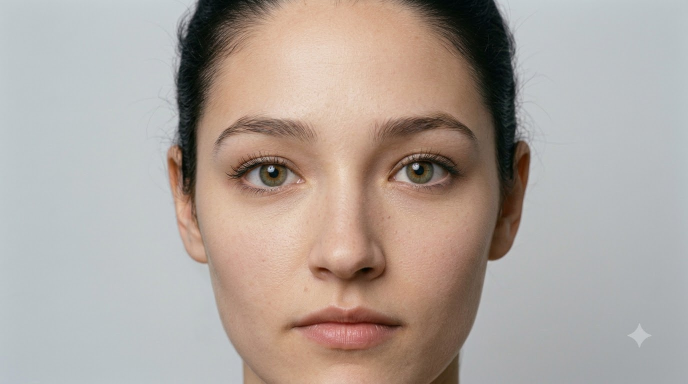
#> input picture photo/ID_photo_portrait_20260923152425.jpeg, 1376 x 768 px (shown at 1/2 size); its folder holds 4 pictures in this run
$ python bench_faceswap_gpu.py
#> lines starting #> are read from the running program, lines starting #| are printed output that depends on the picture
# -*- coding: utf-8 -*-
"""
tests/bench_faceswap_gpu.py — 딥페이크(페이스 스왑) 워커 GPU/CPU 부하 벤치마크

실제 얼굴이 들어있는 프레임(photo/ 폴더 사진)을 N명의 가상 참가자가 목표 fps 로
계속 보내고, 워커가 실제로 얼마나 처리하는지 측정한다.

    python tests/bench_faceswap_gpu.py --url ws://127.0.0.1:8765/ws --clients 12 --seconds 20 --fps 15 --depth 2

측정: 참가자별/합계 수신 fps, 왕복 지연 p50/p90/p99, 드랍 수, GPU 사용률/VRAM(nvidia-smi 폴링), 프로세스 CPU%
v1(원본 JPEG 응답)과 v2(FS2 헤더 + JPEG 응답) 프로토콜을 모두 지원한다.
"""
import argparse
import asyncio
import json
import statistics
import struct
import subprocess
import sys
import time
from pathlib import Path

import aiohttp
import cv2
import numpy as np

ROOT = Path(__file__).resolve().parents[1]
PHOTO_DIR = ROOT / "photo"


def load_frames(n_variants=6, w=640, h=360):
#> called with n_variants = 6, w = 640, h = 360
    files = sorted([p for p in PHOTO_DIR.iterdir() if p.suffix.lower() in (".jpg", ".jpeg", ".png")])
    if not files:
        raise SystemExit("photo/ 폴더에 사진이 없습니다.")
    frames = []
    for i in range(n_variants):
        img = cv2.imdecode(np.fromfile(str(files[i % len(files)]), dtype=np.uint8), cv2.IMREAD_COLOR)
#> img is the input picture: shape (768, 1376, 3); mean B, G, R 156.7, 163.6, 174.3
        ih, iw = img.shape[:2]
#> ih = 768; iw = 1376
        # 16:9 로 중앙 크롭 후 리사이즈 (웹캠 프레임 모사)
        target_ratio = w / h
        if iw / ih > target_ratio:
            nw = int(ih * target_ratio)
#> nw = 1365
            x0 = (iw - nw) // 2
#> x0 = 5
            img = img[:, x0:x0 + nw]
#> img: shape (768, 1365, 3)
        else:
            nh = int(iw / target_ratio)
            y0 = max(0, (ih - nh) // 4)
            img = img[y0:y0 + nh, :]
        img = cv2.resize(img, (w, h), interpolation=cv2.INTER_AREA)
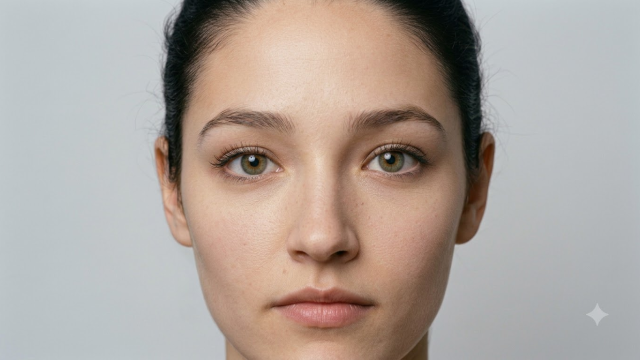
#> img: shape (360, 640, 3); mean B, G, R 156.4, 163.3, 174.2
        ok, buf = cv2.imencode(".jpg", img, [int(cv2.IMWRITE_JPEG_QUALITY), 70])
#> buf = 15184 values, max 255 at index 0, min 0 at index 4, mean 118.1
        frames.append(buf.tobytes())
#> pass 2 of the loop in load_frames, `for i in range(n_variants):`:
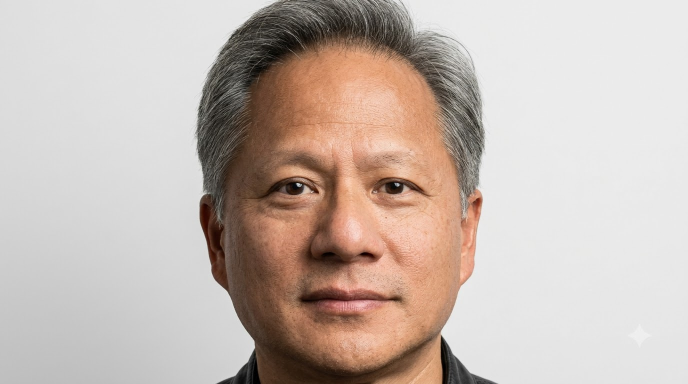
#> input picture photo/Man_in_ID_photo_20260923152425.jpeg, 1376 x 768 px (shown at 1/2 size)
#> in load_frames, img is the input picture: shape (768, 1376, 3); mean B, G, R 176.9, 184.5, 197.7
#> in load_frames, `img = cv2.resize(img, (w, h), interpolation=cv2.INTER_AREA)`:
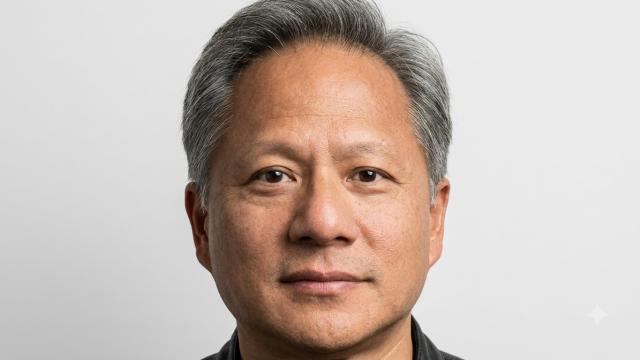
#> img: shape (360, 640, 3); mean B, G, R 176.6, 184.2, 197.5
#> buf = 17997 values, max 255 at index 0, min 0 at index 4, mean 118.9
#> pass 3 of the loop in load_frames, `for i in range(n_variants):`:
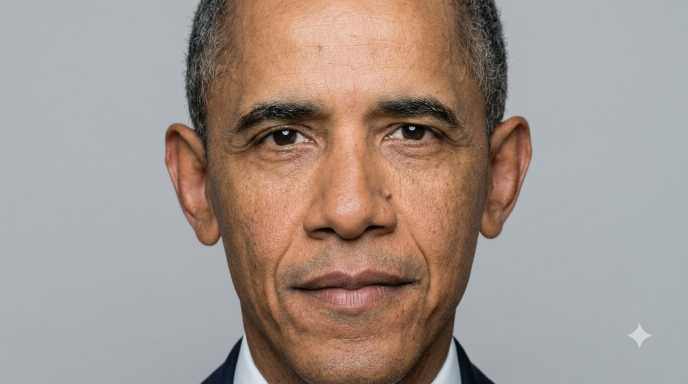
#> input picture photo/Man_in_ID_photo_portrait_20260923152425.jpeg, 1376 x 768 px (shown at 1/2 size)
#> in load_frames, img is the input picture: shape (768, 1376, 3); mean B, G, R 140.5, 148, 162.3
#> in load_frames, `img = cv2.resize(img, (w, h), interpolation=cv2.INTER_AREA)`:
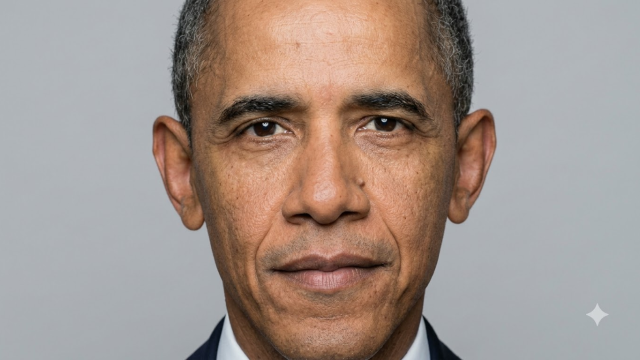
#> img: shape (360, 640, 3); mean B, G, R 140.2, 147.8, 162.2
#> buf = 19470 values, max 255 at index 0, min 0 at index 4, mean 118.8
#> the loop made 6 passes; the first 3 are shown
    return frames, [f.stem for f in files]


def gpu_sample():
    try:
        out = subprocess.check_output(
            ["nvidia-smi", "--query-gpu=utilization.gpu,memory.used,memory.total,power.draw",
             "--format=csv,noheader,nounits"], timeout=3).decode().strip().split(",")
        return float(out[0]), float(out[1]), float(out[2]), float(out[3])
    except Exception:
        return None


async def gpu_poller(stop, samples):
    while not stop.is_set():
        s = await asyncio.to_thread(gpu_sample)
        if s:
            samples.append(s)
        try:
            await asyncio.wait_for(stop.wait(), timeout=0.5)
        except asyncio.TimeoutError:
            pass


def parse_response(data: bytes):
    """v2: b'FS2\\0' + u32 seq + u32 procMs + jpeg  /  v1: 순수 JPEG"""
    if len(data) >= 12 and data[:4] == b"FS2\0":
        seq, proc_ms = struct.unpack(">II", data[4:12])
        return seq, proc_ms, data[12:]
    return None, None, data


async def client_task(session, url, cid, frames, source, duration, fps, depth, out, warmup, plain_name=False):
    lat = []
    sent = recv = dropped = 0
    async with session.ws_connect(url, max_msg_size=10 * 1024 * 1024) as ws:
        await ws.send_json({"type": "hello", "clientId": cid})
        inflight = {}
        seq = 0
        t_start = time.time()
        deadline = t_start + duration + warmup
        next_send = t_start
        interval = 1.0 / fps
        recv_task = None
        while time.time() < deadline:
            now = time.time()
            if now >= next_send and len(inflight) < depth:
                seq += 1
                name = (source if plain_name else f"{source}\x1f{seq}").encode()
                packet = struct.pack(">I", len(name)) + name + frames[seq % len(frames)]
                inflight[seq] = now
                await ws.send_bytes(packet)
                if now - t_start >= warmup:
                    sent += 1
                next_send = max(next_send + interval, now - interval)
            if recv_task is None:
                recv_task = asyncio.ensure_future(ws.receive())
            done, _ = await asyncio.wait({recv_task}, timeout=max(0.001, min(interval / 2, 0.01)))
            if done:
                msg = recv_task.result()
                recv_task = None
                if msg.type == aiohttp.WSMsgType.BINARY:
                    rseq, _pm, _jpg = parse_response(msg.data)
                    if rseq is None:
                        t0 = inflight.pop(min(inflight), None) if inflight else None
                    else:
                        t0 = inflight.pop(rseq, None)
                        # 이보다 오래된 요청은 건너뛴 것으로 간주 (드랍)
                        for k in [k for k in inflight if k < rseq]:
                            inflight.pop(k, None)
                    if t0 is not None and t0 - t_start >= warmup:
                        lat.append((time.time() - t0) * 1000.0)
                        recv += 1
                elif msg.type == aiohttp.WSMsgType.TEXT:
                    try:
                        j = json.loads(msg.data)
                    except Exception:
                        j = {}
                    if j.get("type") in ("skip", "drop"):
                        if j.get("seq") in inflight:
                            inflight.pop(j.get("seq"), None)
                        elif inflight:
                            inflight.pop(min(inflight), None)
                        dropped += 1
                elif msg.type in (aiohttp.WSMsgType.CLOSED, aiohttp.WSMsgType.ERROR):
                    break
            # 오래된 in-flight 정리 (3초)
            for k in [k for k, t in inflight.items() if time.time() - t > 3.0]:
                inflight.pop(k, None)
                dropped += 1
        if recv_task:
            recv_task.cancel()
    out[cid] = {"sent": sent, "recv": recv, "dropped": dropped, "lat": lat}


async def main():
    ap = argparse.ArgumentParser()
    ap.add_argument("--url", default="ws://127.0.0.1:8765/ws")
    ap.add_argument("--clients", type=int, default=12)
    ap.add_argument("--seconds", type=int, default=20)
    ap.add_argument("--warmup", type=float, default=6.0)
    ap.add_argument("--fps", type=float, default=15.0)
    ap.add_argument("--depth", type=int, default=1)
    ap.add_argument("--stats-url", default="")
    ap.add_argument("--plain-name", action="store_true", help="v1 워커용: seq 없이 얼굴 이름만 전송")
    args = ap.parse_args()

    frames, names = load_frames()
    source = names[-1]
    out = {}
    stop = asyncio.Event()
    samples = []
#> (the run stopped early here; a loop or call above may not have finished)
